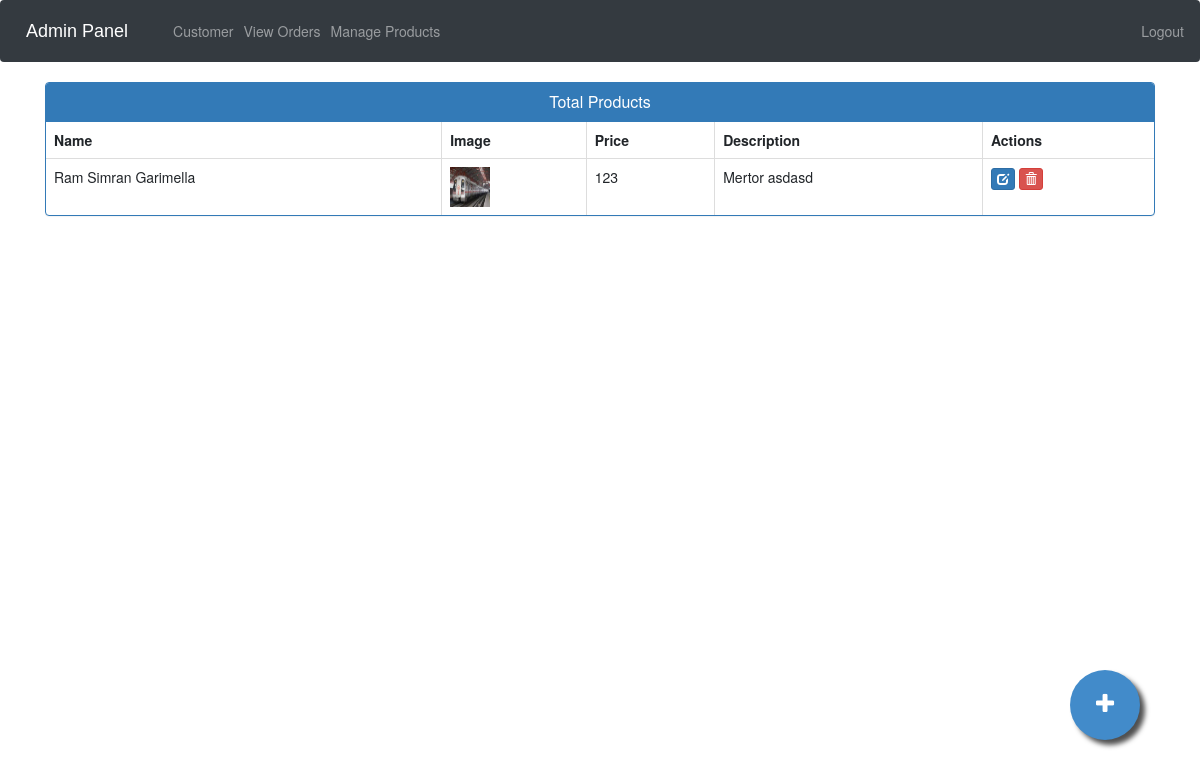
The page /admin-products (signed in) on the database its author committed.
### ecom/models.py (models this page shows, shortened)
class Product(models.Model):
    name=models.CharField(max_length=40)
    product_image= models.ImageField(upload_to='product_image/',null=True,blank=True)
    price = models.PositiveIntegerField()
    description=models.CharField(max_length=40)

### ecom/views.py (the view)
# urls.py: path("admin-products", views.admin_products_view, name="admin-products"),
@login_required(login_url="adminlogin")
def admin_products_view(request):
    products = models.Product.objects.all()
    return render(request, "ecom/admin_products.html", {"products": products})

### templates/ecom/admin_products.html (shortened to what this page needs)
{% extends 'ecom/admin_base.html' %} {% load static %} {% block content %}
<head>
  <link
    href="//netdna.bootstrapcdn.com/bootstrap/3.0.0/css/bootstrap.min.css"
    rel="stylesheet"
    id="bootstrap-css"
  />
</head>
<div class="container">
  <div class="panel panel-primary">
    <div class="panel-heading">
      <h6 class="panel-title">Total Products</h6>
    </div>
    <table class="table table-hover table-bordered" id="dev-table">
      <thead>
        <tr>
          <th>Name</th>
          <th>Image</th>
          <th>Price</th>
          <th>Description</th>
          <th>Actions</th>
        </tr>
      </thead>
      {% for p in products %} {% if p %}
      <tr>
        <td>{{p.name}}</td>
        <td>
          <img
            src="{% static p.product_image.url %}"
            alt="Profile Pic"
            height="40px"
            width="40px"
          />
        </td>
        <td>{{p.price}}</td>
        <td>{{p.description}}</td>
        <td>
          <a
            class="btn btn-primary btn-xs"
            href="{% url 'update-product' p.id  %}"
            ><span class="glyphicon glyphicon-edit"></span
          ></a>
          <a
            class="btn btn-danger btn-xs"
            href="{% url 'delete-product' p.id  %}"
            ><span class="glyphicon glyphicon-trash"></span
          ></a>
        </td>
      </tr>
      {%else%}
      <br /><br /><br />
      <h1>No Products!!</h1>
      {% endif %} {% endfor %}
    </table>
  </div>
</div>
<a href="/admin-add-product" class="float">
  <i class="fa fa-plus my-float"></i>
</a>
{% endblock content %}

### templates/ecom/admin_base.html (style rules this page uses)
.fa { font-size: 23px; width: 2em; height: 2em; text-align: center; text-decoration: none; margin: 5px 2px; border-radius: 50%; padding-top: 0.5em; }

### templates/ecom/admin_products.html (style rules this page uses)
a:link { text-decoration: none; }
h6 { text-align: center; }
.float { position: fixed; width: 70px; height: 70px; bottom: 60px; right: 60px; background-color: #428bca; color: #fff; border-radius: 50px; text-align: center; box-shadow: 5px 5px 5px #505050; }
.my-float { margin-top: 22px; }
.fa { padding: 0em 0.5em; }

### rows shown on the page
Product: name "Ram Simran Garimella", product_image (picture), price "123", description "Mertor asdasd"
